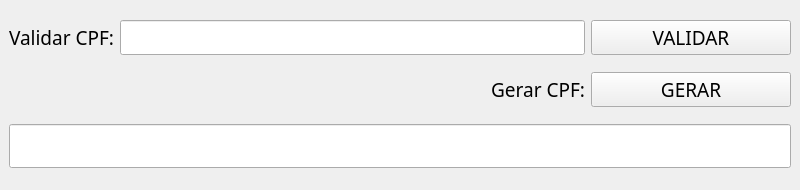
<?xml version="1.0" encoding="UTF-8"?>
<ui version="4.0">
 <class>MainWindow</class>
 <widget class="QMainWindow" name="MainWindow">
  <property name="geometry">
   <rect>
    <x>0</x>
    <y>0</y>
    <width>800</width>
    <height>190</height>
   </rect>
  </property>
  <property name="windowTitle">
   <string>Gera ou valida CPF</string>
  </property>
  <widget class="QWidget" name="centralwidget">
   <layout class="QGridLayout" name="gridLayout">
    <item row="1" column="1">
     <widget class="QLabel" name="label">
      <property name="font">
       <font>
        <family>MS Reference Sans Serif</family>
        <pointsize>14</pointsize>
       </font>
      </property>
      <property name="text">
       <string>Gerar CPF:</string>
      </property>
      <property name="alignment">
       <set>Qt::AlignRight|Qt::AlignTrailing|Qt::AlignVCenter</set>
      </property>
     </widget>
    </item>
    <item row="1" column="2">
     <widget class="QPushButton" name="btnGeraCPF">
      <property name="font">
       <font>
        <family>MS Reference Sans Serif</family>
        <pointsize>14</pointsize>
       </font>
      </property>
      <property name="text">
       <string>GERAR</string>
      </property>
     </widget>
    </item>
    <item row="0" column="0">
     <widget class="QLabel" name="label_2">
      <property name="font">
       <font>
        <family>MS Reference Sans Serif</family>
        <pointsize>14</pointsize>
       </font>
      </property>
      <property name="text">
       <string>Validar CPF:</string>
      </property>
     </widget>
    </item>
    <item row="0" column="1">
     <widget class="QLineEdit" name="inputValidaCPF">
      <property name="font">
       <font>
        <family>MS Reference Sans Serif</family>
        <pointsize>14</pointsize>
       </font>
      </property>
     </widget>
    </item>
    <item row="0" column="2">
     <widget class="QPushButton" name="btnValidaCPF">
      <property name="minimumSize">
       <size>
        <width>200</width>
        <height>0</height>
       </size>
      </property>
      <property name="font">
       <font>
        <family>MS Reference Sans Serif</family>
        <pointsize>14</pointsize>
       </font>
      </property>
      <property name="text">
       <string>VALIDAR</string>
      </property>
     </widget>
    </item>
    <item row="2" column="0" colspan="3">
     <widget class="QLineEdit" name="labelRetorno">
      <property name="font">
       <font>
        <pointsize>24</pointsize>
       </font>
      </property>
      <property name="alignment">
       <set>Qt::AlignCenter</set>
      </property>
      <property name="readOnly">
       <bool>true</bool>
      </property>
     </widget>
    </item>
   </layout>
  </widget>
 </widget>
 <resources/>
 <connections/>
</ui>
